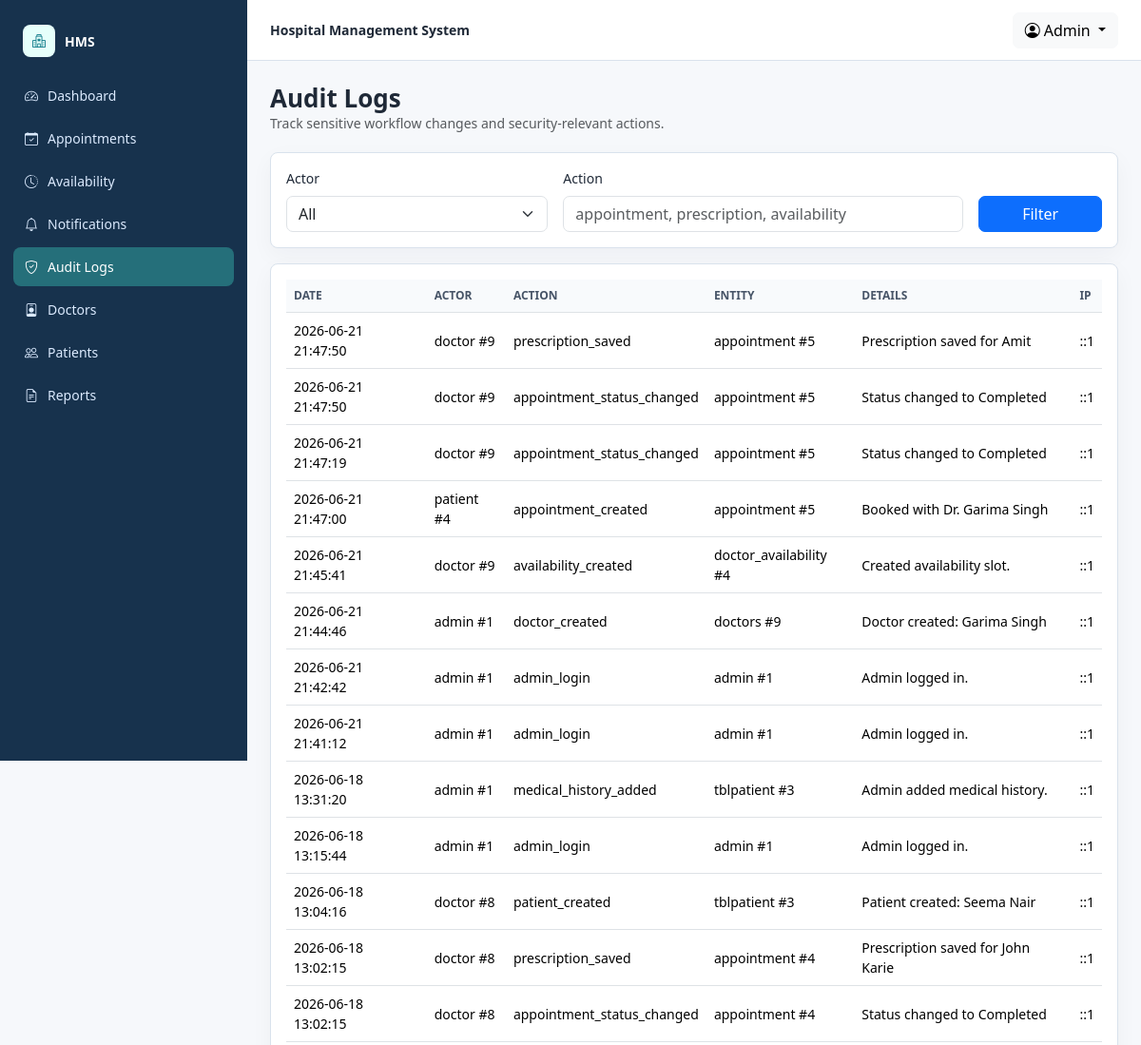
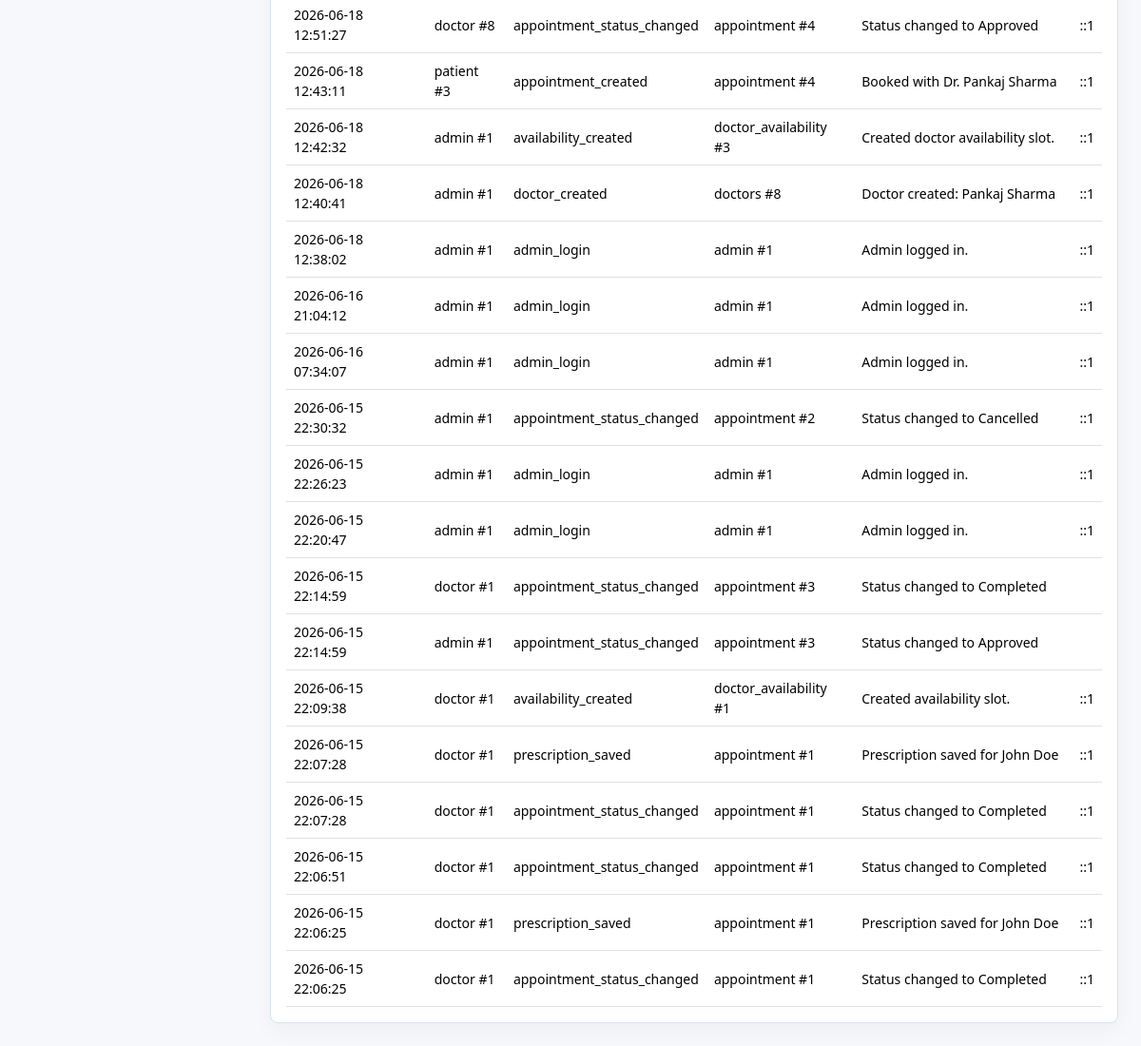
The page /hms/admin/audit-logs.php (signed in) on the database its author committed (2 pictures, top to bottom).
### tables this page shows
CREATE TABLE `audit_logs` (
  `id` int(11) NOT NULL,
  `actor_type` varchar(30) NOT NULL,
  `actor_id` int(11) DEFAULT NULL,
  `action` varchar(100) NOT NULL,
  `entity_type` varchar(80) NOT NULL,
  `entity_id` int(11) DEFAULT NULL,
  `details` text DEFAULT NULL,
  `ip_address` varchar(45) DEFAULT NULL,
  `created_at` datetime NOT NULL DEFAULT current_timestamp()
);

### hms/admin/audit-logs.php (the view, shortened to what this page needs)
<?php
include('include/config.php');
$hasTable = hms_table_exists($con, 'audit_logs');
$action = hms_get('action');
$where = array();
$types = '';
$params = array();
$whereSql = $where ? ' WHERE ' . implode(' AND ', $where) : '';
$logs = $hasTable
    ? hms_fetch_all($con, 'SELECT * FROM audit_logs' . $whereSql . ' ORDER BY id DESC LIMIT 200', $types, $params)
    : array();
?>
<div class="hms-page-title">
    <div>
        <h1>Audit Logs</h1>
        <div class="text-muted">Track sensitive workflow changes and security-relevant actions.</div>
    </div>
</div>
<div class="hms-card p-3 mb-3">
    <form class="row g-3 align-items-end" method="get">
        <div class="col-md-4">
            <label class="form-label">Actor</label>
            <select class="form-select" name="actor">
                <option value="">All</option>
            </select>
        </div>
        <div class="col-md-6">
            <label class="form-label">Action</label>
            <input class="form-control" name="action" value="<?php echo hms_e($action); ?>" placeholder="appointment, prescription, availability">
        </div>
        <div class="col-md-2 d-grid">
            <button class="btn btn-primary" type="submit">Filter</button>
        </div>
    </form>
</div>
<div class="hms-card p-3">
    <div class="table-responsive">
        <table class="table table-hover align-middle mb-0" data-sortable>
            <thead>
            <tr>
                <th data-sort>Date</th>
                <th data-sort>Actor</th>
                <th data-sort>Action</th>
                <th data-sort>Entity</th>
                <th>Details</th>
                <th data-sort>IP</th>
            </tr>
            </thead>
            <tbody>
            <?php foreach ($logs as $log) { ?>
                <tr>
                    <td><?php echo hms_e($log['created_at']); ?></td>
                    <td><?php echo hms_e($log['actor_type']); ?> #<?php echo hms_e($log['actor_id']); ?></td>
                    <td><?php echo hms_e($log['action']); ?></td>
                    <td><?php echo hms_e($log['entity_type']); ?> #<?php echo hms_e($log['entity_id']); ?></td>
                    <td><?php echo hms_e($log['details']); ?></td>
                    <td><?php echo hms_e($log['ip_address']); ?></td>
                </tr>
            <?php } ?>
            </tbody>
        </table>
    </div>
</div>

### hms/include/hms_helpers.php (style rules this page uses)
:root { --hms-ink: #1f2937; --hms-muted: #667085; --hms-line: #d9e2ec; --hms-bg: #f6f8fb; --hms-sidebar: #17324d; --hms-sidebar-active: #256f7a; --hms-teal: #127c8a; --hms-amber: #b7791f; }
body { background: var(--hms-bg); color: var(--hms-ink); font-size: 14px; letter-spacing: 0; }
.hms-page-title { display: flex; justify-content: space-between; gap: 16px; align-items: center; margin-bottom: 20px; }
.hms-page-title h1 { font-size: 26px; margin: 0; font-weight: 700; }
.hms-card { background: #fff; border: 1px solid var(--hms-line); border-radius: 8px; box-shadow: 0 8px 24px rgba(16, 24, 40, .04); }
.table thead th { color: #475467; background: #f8fafc; font-size: 12px; text-transform: uppercase; white-space: nowrap; }
.table td, .table th { vertical-align: middle; }
.btn { border-radius: 7px; }
.form-control, .form-select { border-radius: 7px; }

### rows shown on the page
audit_logs: created_at "2026-06-21 21:47:50", actor_type "doctor", actor "9", action "prescription_saved", entity_type "appointment", entity "5", details "Prescription saved for Amit", ip_address "::1"
audit_logs: created_at "2026-06-21 21:47:50", actor_type "doctor", actor "9", action "appointment_status_changed", entity_type "appointment", entity "5", details "Status changed to Completed", ip_address "::1"
audit_logs: created_at "2026-06-21 21:47:19", actor_type "doctor", actor "9", action "appointment_status_changed", entity_type "appointment", entity "5", details "Status changed to Completed", ip_address "::1"
audit_logs: created_at "2026-06-21 21:47:00", actor_type "patient", actor "4", action "appointment_created", entity_type "appointment", entity "5", details "Booked with Dr. Garima Singh", ip_address "::1"
audit_logs: created_at "2026-06-21 21:45:41", actor_type "doctor", actor "9", action "availability_created", entity_type "doctor_availability", entity "4", details "Created availability slot.", ip_address "::1"
audit_logs: created_at "2026-06-21 21:44:46", actor_type "admin", actor "1", action "doctor_created", entity_type "doctors", entity "9", details "Doctor created: Garima Singh", ip_address "::1"
audit_logs: created_at "2026-06-21 21:42:42", actor_type "admin", actor "1", action "admin_login", entity_type "admin", entity "1", details "Admin logged in.", ip_address "::1"
audit_logs: created_at "2026-06-21 21:41:12", actor_type "admin", actor "1", action "admin_login", entity_type "admin", entity "1", details "Admin logged in.", ip_address "::1"
audit_logs: created_at "2026-06-18 13:31:20", actor_type "admin", actor "1", action "medical_history_added", entity_type "tblpatient", entity "3", details "Admin added medical history.", ip_address "::1"
audit_logs: created_at "2026-06-18 13:15:44", actor_type "admin", actor "1", action "admin_login", entity_type "admin", entity "1", details "Admin logged in.", ip_address "::1"
audit_logs: created_at "2026-06-18 13:04:16", actor_type "doctor", actor "8", action "patient_created", entity_type "tblpatient", entity "3", details "Patient created: Seema Nair", ip_address "::1"
audit_logs: created_at "2026-06-18 13:02:15", actor_type "doctor", actor "8", action "prescription_saved", entity_type "appointment", entity "4", details "Prescription saved for John Karie", ip_address "::1"
audit_logs: created_at "2026-06-18 13:02:15", actor_type "doctor", actor "8", action "appointment_status_changed", entity_type "appointment", entity "4", details "Status changed to Completed", ip_address "::1"
audit_logs: created_at "2026-06-18 12:51:27", actor_type "doctor", actor "8", action "appointment_status_changed", entity_type "appointment", entity "4", details "Status changed to Approved", ip_address "::1"
audit_logs: created_at "2026-06-18 12:43:11", actor_type "patient", actor "3", action "appointment_created", entity_type "appointment", entity "4", details "Booked with Dr. Pankaj Sharma", ip_address "::1"
audit_logs: created_at "2026-06-18 12:42:32", actor_type "admin", actor "1", action "availability_created", entity_type "doctor_availability", entity "3", details "Created doctor availability slot.", ip_address "::1"
audit_logs: created_at "2026-06-18 12:40:41", actor_type "admin", actor "1", action "doctor_created", entity_type "doctors", entity "8", details "Doctor created: Pankaj Sharma", ip_address "::1"
audit_logs: created_at "2026-06-18 12:38:02", actor_type "admin", actor "1", action "admin_login", entity_type "admin", entity "1", details "Admin logged in.", ip_address "::1"
audit_logs: created_at "2026-06-16 21:04:12", actor_type "admin", actor "1", action "admin_login", entity_type "admin", entity "1", details "Admin logged in.", ip_address "::1"
audit_logs: created_at "2026-06-16 07:34:07", actor_type "admin", actor "1", action "admin_login", entity_type "admin", entity "1", details "Admin logged in.", ip_address "::1"
audit_logs: created_at "2026-06-15 22:30:32", actor_type "admin", actor "1", action "appointment_status_changed", entity_type "appointment", entity "2", details "Status changed to Cancelled", ip_address "::1"
audit_logs: created_at "2026-06-15 22:26:23", actor_type "admin", actor "1", action "admin_login", entity_type "admin", entity "1", details "Admin logged in.", ip_address "::1"
audit_logs: created_at "2026-06-15 22:20:47", actor_type "admin", actor "1", action "admin_login", entity_type "admin", entity "1", details "Admin logged in.", ip_address "::1"
audit_logs: created_at "2026-06-15 22:14:59", actor_type "doctor", actor "1", action "appointment_status_changed", entity_type "appointment", entity "3", details "Status changed to Completed"
audit_logs: created_at "2026-06-15 22:14:59", actor_type "admin", actor "1", action "appointment_status_changed", entity_type "appointment", entity "3", details "Status changed to Approved"
audit_logs: created_at "2026-06-15 22:09:38", actor_type "doctor", actor "1", action "availability_created", entity_type "doctor_availability", entity "1", details "Created availability slot.", ip_address "::1"
audit_logs: created_at "2026-06-15 22:07:28", actor_type "doctor", actor "1", action "prescription_saved", entity_type "appointment", entity "1", details "Prescription saved for John Doe", ip_address "::1"
audit_logs: created_at "2026-06-15 22:07:28", actor_type "doctor", actor "1", action "appointment_status_changed", entity_type "appointment", entity "1", details "Status changed to Completed", ip_address "::1"
audit_logs: created_at "2026-06-15 22:06:51", actor_type "doctor", actor "1", action "appointment_status_changed", entity_type "appointment", entity "1", details "Status changed to Completed", ip_address "::1"
audit_logs: created_at "2026-06-15 22:06:25", actor_type "doctor", actor "1", action "prescription_saved", entity_type "appointment", entity "1", details "Prescription saved for John Doe", ip_address "::1"
audit_logs: created_at "2026-06-15 22:06:25", actor_type "doctor", actor "1", action "appointment_status_changed", entity_type "appointment", entity "1", details "Status changed to Completed", ip_address "::1"

### other values the page prints
hms_e($item[1]) "Dashboard"
hms_e($item[1]) "Appointments"
hms_e($item[1]) "Availability"
hms_e($item[1]) "Notifications"
hms_e($item[1]) "Audit Logs"
hms_e($item[1]) "Doctors"
hms_e($item[1]) "Patients"
hms_e($item[1]) "Reports"
hms_e($name) "Admin"
